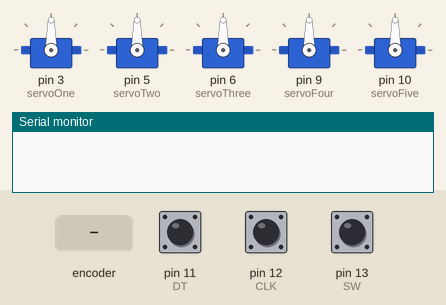
Recording of a sketch running on a simulated Arduino Uno, built with avr-gcc and run on an emulated ATmega328P. Parts: 5 × servo, the last lines printed to the serial monitor. The test bench sets the inputs (shaded band); at power-on: pin 11 (DT) HIGH, pin 12 (CLK) HIGH, pin 13 (SW) HIGH.

Above: at 1.2 s.
1.3 s: rotary encoder on pin 12 (CLK) / pin 11 (DT) turned 3 steps (first pin leading)
At 1.42 s:
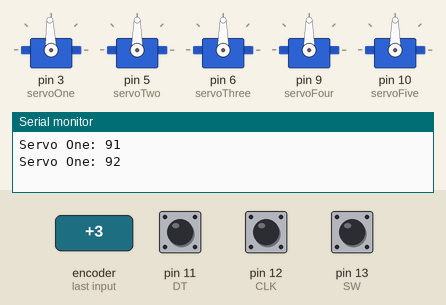
4.3 s: rotary encoder on pin 12 (CLK) / pin 11 (DT) turned 3 steps (first pin leading)
At 5.8 s:
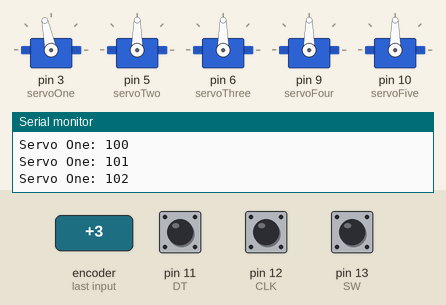
Timing chart, 0 to 7.3 s (numbered marks = the images above; inputs shaded):
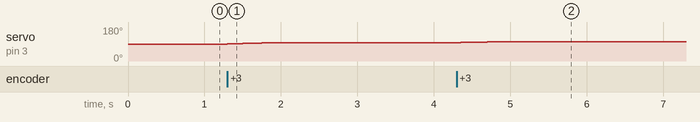

Measured:
- after the input at 1.3 s, servo on pin 3 (servoOne): 90° → 92° at once, → 94° 0.20 s later, → 96° 0.20 s later
- after the input at 4.3 s, servo on pin 3 (servoOne): 96° → 98° at once, → 100° 0.20 s later, → 102° 0.20 s later

The sketch:

CH_Eight_Sketch_Two.ino
```cpp
#include <Servo.h>
Servo servoOne;
Servo servoTwo;
Servo servoThree;
Servo servoFour;
Servo servoFive;


int DT = 11;
int CLK = 12;
int SW = 13;
int posOne = 90;


int posTwo = 90;
int posThree = 90;
int posFour = 90;
int posFive = 90;
int currentStateCLK;
int lastStateCLK;


void setup() {
  servoOne.attach(3);
  servoTwo.attach(5);
  servoThree.attach(6);
  servoFour.attach(9);
  servoFive.attach(10);
  pinMode(CLK, INPUT);
  pinMode(DT, INPUT);
  pinMode(SW, INPUT_PULLUP);

  lastStateCLK = digitalRead(CLK);
  Serial.begin(9600);
}


void loop() {
  currentStateCLK = digitalRead(CLK);
  if (currentStateCLK != lastStateCLK) {
    if (digitalRead(DT) == currentStateCLK) {
      posOne--;
    } else {
      posOne++;
    }
    servoOne.write(posOne);
    servoTwo.write(posTwo);
    servoThree.write(posThree);
    servoFour.write(posFour);
    servoFive.write(posFive);
    Serial.print("Servo One: ");
    Serial.println(posOne);
  }


  lastStateCLK = currentStateCLK;
  int btnState = digitalRead(SW);


  if (btnState == LOW ) {
    Serial.println("Button pressed!");
    delay(100);
  }
  delay(1);
}
```
